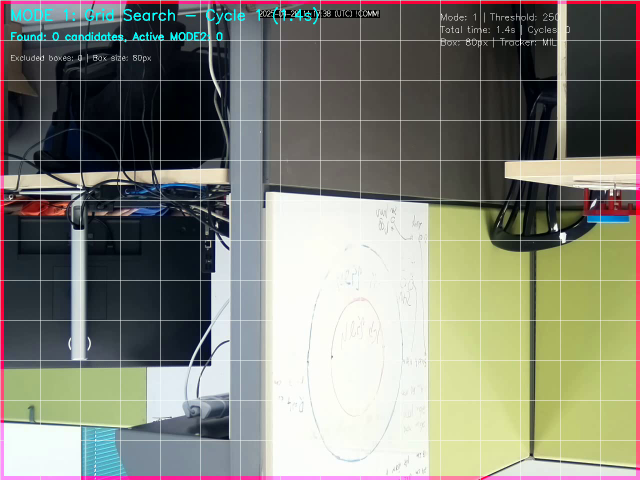
#> input picture frame 12 of led_tracking_parallel_1757329510.mp4, 1280 x 960 px, given in place of yellow - still - led algorithm check.mp4, which was not available (shown at 1/2 size)
$ jupyter execute CAMERA_NOISE_SOLIDATION.IPYNB   (text cells are left out)
#> lines starting #> are read from the running program, lines starting #| are printed output that depends on the picture; after the words box and inside, x2 and y2 are one past the last pixel; in counts of white or black regions, pixels touching at a corner belong together; pictures that were not available may be replaced by others from this repository, and a replacement may not be noted
#> in quick_test_connection, frame is the input picture: shape (960, 1280, 3); mean B, G, R 119.3, 130.6, 129.5
[cell 1]
# Imports and default parameters
import cv2
import numpy as np
from collections import deque
import time
import sys
import os
import io
# Inline display support for Jupyter/VSCode notebooks
try:
    from IPython.display import display, clear_output, update_display, Image as IPyImage
    from PIL import Image
    _have_ipython = True
except Exception:
    _have_ipython = False

# Display mode: 'auto' detects notebook and uses inline display, 'opencv' forces cv2 windows, 'inline' forces notebook display
# For interactive notebook preview we force inline display by default here.
display_mode = 'inline'

# Track which display IDs we've created to use update_display (reduces flicker)
_display_ids = {}

def in_notebook():
    if display_mode == 'inline':
        return True
    if display_mode == 'opencv':
        return False
    # auto-detect
    return _have_ipython and 'ipykernel' in sys.modules

def show_frame(name, frame, inline_size=(640,360)):
    """Show frame either with cv2.imshow (desktop) or inline display (notebook).

    Uses update_display when available to replace the previous image without clearing the
    whole output area (significantly reduces the black flicker between frames).
    """
    if in_notebook():
        try:
            # convert to PIL and to PNG bytes for IPython Image
            img = cv2.cvtColor(frame, cv2.COLOR_BGR2RGB)
            pil = Image.fromarray(img)
            # smaller inline size speeds rendering; caller may pass a different size
            pil = pil.resize(inline_size)
            buf = io.BytesIO()
            pil.save(buf, format='PNG')
            buf.seek(0)
            ipy_img = IPyImage(data=buf.getvalue())
            # Use display_id to update in-place (no clear_output)
            if name not in _display_ids:
                try:
                    display(ipy_img, display_id=name)
                    _display_ids[name] = True
                except Exception:
                    # fallback to clear_output path
                    clear_output(wait=True)
                    display(ipy_img)
                    _display_ids[name] = True
            else:
                try:
                    update_display(ipy_img, display_id=name)
                except Exception:
                    # fallback: re-display with clear_output
                    clear_output(wait=True)
                    display(ipy_img)
        except Exception as e:
            # fallback to cv2 window if inline fails
            print('⚠️ Inline display failed:', e)
            cv2.imshow(name, frame)
    else:
        cv2.imshow(name, frame)

# Processing parameters (HSV-only)
processing_params = {
    'method': 0,            # HSV method
    'hue_min': 31,
    'hue_max': 66,
    'sat_min': 10,
    'val_min': 184,
}

[cell 2]
# Core functions: UI, processing methods and helpers
def create_trackbars():
    """Create trackbars for interactive parameter tuning (HSV-only)."""
    cv2.namedWindow('Controls', cv2.WINDOW_NORMAL)
    cv2.resizeWindow('Controls', 400, 220)
    # HSV parameters
    cv2.createTrackbar('Hue Min', 'Controls', processing_params['hue_min'], 179, lambda x: None)
    cv2.createTrackbar('Hue Max', 'Controls', processing_params['hue_max'], 179, lambda x: None)
    cv2.createTrackbar('Sat Min', 'Controls', processing_params['sat_min'], 255, lambda x: None)
    cv2.createTrackbar('Val Min', 'Controls', processing_params['val_min'], 255, lambda x: None)

def update_params():
    """Read values from trackbars and update processing_params (HSV-only)."""
    processing_params['hue_min'] = cv2.getTrackbarPos('Hue Min', 'Controls')
    processing_params['hue_max'] = cv2.getTrackbarPos('Hue Max', 'Controls')
    processing_params['sat_min'] = cv2.getTrackbarPos('Sat Min', 'Controls')
    processing_params['val_min'] = cv2.getTrackbarPos('Val Min', 'Controls')

def enhance_frame(frame):
    """Apply light Gaussian blur to reduce noise."""
    return cv2.GaussianBlur(frame, (3, 3), 0)

def method_hsv_color(frame):
    hsv = cv2.cvtColor(frame, cv2.COLOR_BGR2HSV)
#> hsv: shape (960, 1280, 3); mean H, S, V 65.5, 70, 139.7
    lower_yellow = np.array([processing_params['hue_min'], processing_params['sat_min'], processing_params['val_min']])
    upper_yellow = np.array([processing_params['hue_max'], 255, 255])
    mask = cv2.inRange(hsv, lower_yellow, upper_yellow)
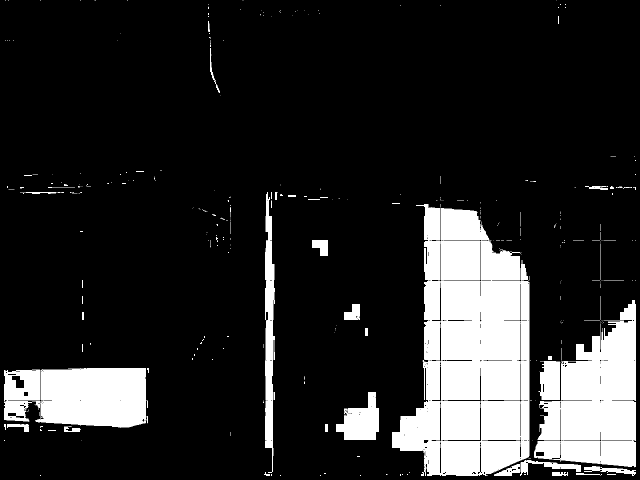
#> mask: shape (960, 1280) (shown at 1/2 size); 16.2% white; 303 white regions (241 under 20 px), largest, box (x1, y1, x2, y2) and area: (784, 408, 1064, 952) 102845, (1068, 600, 1272, 935) 42501, (64, 736, 296, 856) 23953
    kernel = cv2.getStructuringElement(cv2.MORPH_ELLIPSE, (3, 3))
    mask = cv2.morphologyEx(mask, cv2.MORPH_CLOSE, kernel)
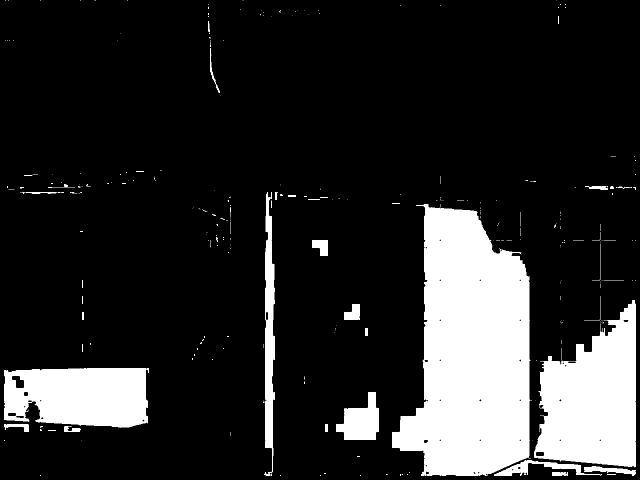
#> mask: shape (960, 1280) (shown at 1/2 size); 16.7% white; 265 white regions (214 under 20 px), largest, box (x1, y1, x2, y2) and area: (784, 408, 1064, 952) 106522, (1068, 600, 1272, 935) 46682, (8, 736, 298, 856) 30033
    mask = cv2.morphologyEx(mask, cv2.MORPH_OPEN, kernel)
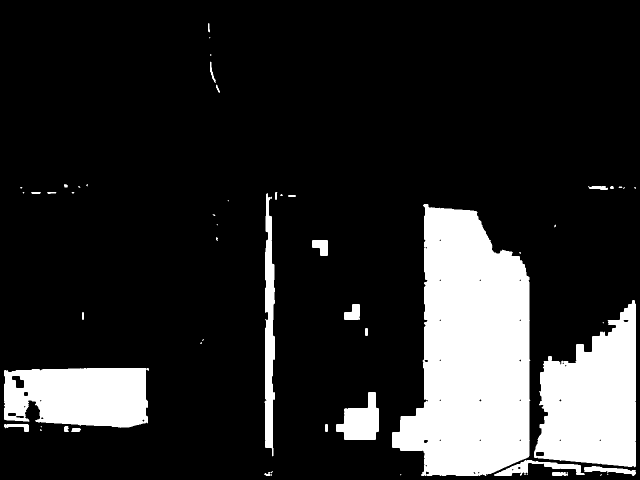
#> mask: shape (960, 1280) (shown at 1/2 size); 16.5% white; 52 white regions (23 under 20 px)
    return mask

# Removed temporal and advanced methods; keep only HSV path in process_frame

def process_frame(frame):
    return method_hsv_color(frame)

def display_info(frame, processed):
    # Overlay method name and object count on the frame (only on original)
    method_name = 'HSV Color'
    contours, _ = cv2.findContours(processed, cv2.RETR_EXTERNAL, cv2.CHAIN_APPROX_SIMPLE)
#> contours = 52 contours, 25 with area under 20; largest, box (x1, y1, x2, y2) and area: (784, 408, 1061, 952) 105799, (1068, 600, 1272, 935) 46138, (8, 736, 298, 856) 30158, (529, 386, 550, 913) 7186, (672, 784, 758, 880) 4966
    object_count = len(contours)
#> object_count = 52
    cv2.putText(frame, f"Method: {method_name}", (10, 30), cv2.FONT_HERSHEY_SIMPLEX, 0.7, (0, 255, 0), 2)
    cv2.putText(frame, f"Objects: {object_count}", (10, 60), cv2.FONT_HERSHEY_SIMPLEX, 0.7, (0, 255, 0), 2)
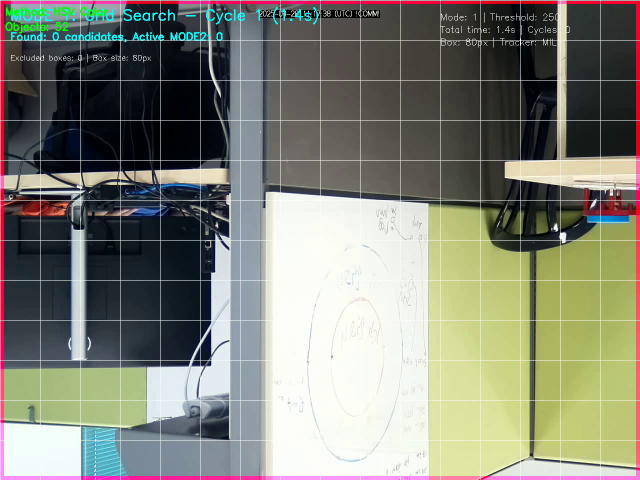
#> frame: shape (960, 1280, 3) (shown at 1/2 size); mean of channels 0, 1, 2 119.1, 130.8, 129.3; drawn as B, G, R
    return frame

[cell 3]
# Camera configuration (edit these values)
# input_mode: 'rtsp' (live camera), 'file' (video file), 'webcam' (local webcam)
input_mode = 'file'  # change to 'file' or 'webcam' as needed
video_file_path = r"C:\Users\talha\Videos\לדים - בדיקה\yellow - still - led algorithm check.mp4"  # used when input_mode=='file'
# RTSP settings (used when input_mode == 'rtsp')
if input_mode == 'rtsp':
    ip = "169.254.196.44"  # camera IP
    port = "8554"
    username = "fgcam"
    password = "admin"
    stream_path = "/0/unicast"
    rtsp_url = f"rtsp://{username}:{password}@{ip}:{port}{stream_path}"

def quick_test_connection(mode):
    """Try opening the selected source and grab one frame. Return (ok, message)."""
    try:
        if mode == 'webcam':
            src = 0
        elif mode == 'file':
            src = video_file_path
        else:
            src = rtsp_url
        cap = cv2.VideoCapture(src)
        cap.set(cv2.CAP_PROP_BUFFERSIZE, 1)
        ok, frame = cap.read()
        cap.release()
        if ok:
            return True, f"Source reachable ({mode})"
        else:
            return False, f"Could not read frame from source ({mode})"
    except Exception as e:
        return False, str(e)

# Quick test based on selected input_mode
ok, msg = quick_test_connection(input_mode)
if not ok:
    print(f"❌ Source test failed: {msg}")
else:
    print("✅ Source test passed — ready to run main loop")

[cell 4]
# Main execution with video looping
def run_main_loop_with_looping(input_mode='file', video_file_path= r"C:\Users\talha\Videos\לדים - בדיקה\yellow - still - led algorithm check.mp4"):
    # Determine source based on input_mode
    if input_mode == 'webcam':
        source = 0
    elif input_mode == 'file':
        if video_file_path is None:
            video_file_path = globals().get('video_file_path')
        source = video_file_path
    else:
        source = rtsp_url

    # For looping, we need to track the source path for video files
    original_source = source

    cap = cv2.VideoCapture(source)
    cap.set(cv2.CAP_PROP_BUFFERSIZE, 1)
    cap.set(cv2.CAP_PROP_FPS, 30)
    if not cap.isOpened():
        print("❌ Unable to open video source. Check camera settings.")
        return

    # Create UI
    create_trackbars()
    # Only create and move cv2 windows when using OpenCV display
    use_opencv_windows = not in_notebook()
    if use_opencv_windows:
        cv2.namedWindow('Original', cv2.WINDOW_NORMAL)
        cv2.namedWindow('Processed', cv2.WINDOW_NORMAL)
        try:
            cv2.moveWindow('Original', 100, 100)
            cv2.moveWindow('Processed', 700, 100)
            cv2.moveWindow('Controls', 1300, 100)
        except Exception:
            pass

    print("▶️ Processing started with looping (press 'q' to quit)")
    frame_count = 0
    start_time = time.time()
    loop_count = 0

    try:
        while True:
            ret, frame = cap.read()
            if not ret:
                # For file input, restart the video when EOF is reached
                if input_mode == 'file':
                    loop_count += 1
                    print(f"🔄 Video loop {loop_count} - restarting from beginning")
                    cap.release()
                    cap = cv2.VideoCapture(original_source)
                    cap.set(cv2.CAP_PROP_BUFFERSIZE, 1)
                    cap.set(cv2.CAP_PROP_FPS, 30)
                    if cap.isOpened():
                        continue  # Try reading the first frame of the restarted video
                    else:
                        print("❌ Failed to restart video")
                        break
                else:
                    # live sources: retry after a short pause
                    time.sleep(0.05)
                    continue

            frame_count += 1
            update_params()
            processed = process_frame(frame)
            display_frame = display_info(frame.copy(), processed)
            processed_color = cv2.cvtColor(processed, cv2.COLOR_GRAY2BGR)
#> processed_color: shape (960, 1280, 3); 16.5% white; 52 white regions (23 under 20 px)
            # draw contours on processed_color (without numbering)
            contours, _ = cv2.findContours(processed, cv2.RETR_EXTERNAL, cv2.CHAIN_APPROX_SIMPLE)
            for contour in contours:
                cv2.drawContours(processed_color, [contour], -1, (0, 255, 0), 2)
#> this loop made 52 passes
#> contour on passes 1, 2, 3, 11, 17, 19, 27, 30: [[1202, 948], [1200, 950], [1201, 951], [1203, 949]], [[801, 948], [800, 949], [801, 950], [802, 949]], [[1215, 947], [1214, 948], [1215, 949], [1216, 948]], [[82, 852], [81, 853], [82, 854], [83, 853]], [[406, 678], [404, 680], [405, 681], [407, 679]], [[1206, 644], [1205, 645], [1206, 646], [1207, 645]], [[434, 448], [433, 449], [434, 450], [435, 449]], [[456, 400], [455, 401], [456, 402], [457, 401]]
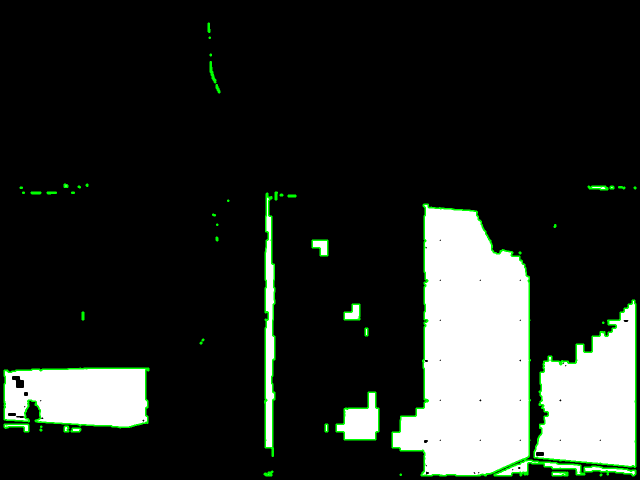
#> processed_color: shape (960, 1280, 3) (shown at 1/2 size); mean B, G, R 39.1, 43.8, 39.1
            # Display frames using chosen mode
            show_frame('Original', display_frame)
#> in show_frame, `pil = pil.resize(inline_size)`:
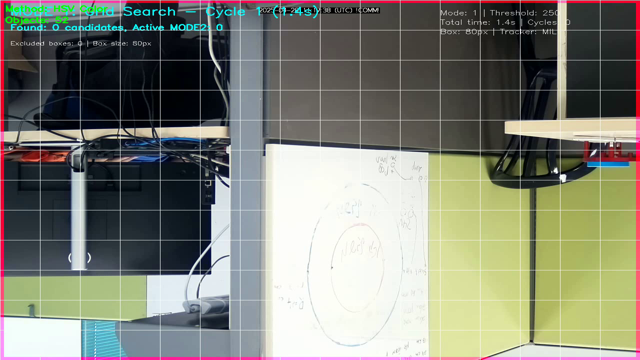
#> pil: PIL image 640x360 RGB; mean R, G, B 129.3, 130.8, 119
            show_frame('Processed', processed_color)
#> call 2 of show_frame, with name = 'Processed', inline_size = (640, 360)
#> in show_frame (call 2), `pil = pil.resize(inline_size)`:
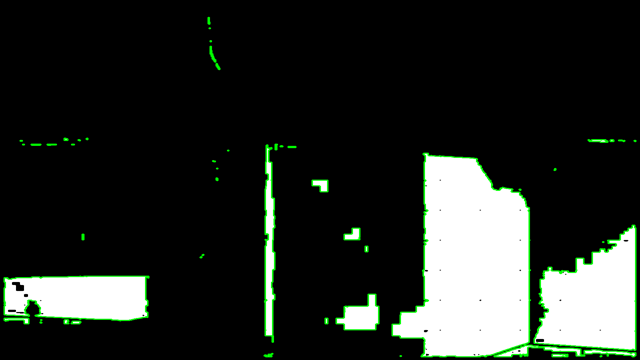
#> pil: PIL image 640x360 RGB; mean R, G, B 39.1, 43.8, 39.1
            key = cv2.waitKey(1) & 0xFF
#> (key q is pressed here)
#> (the rest of the program and of its run is left out)
